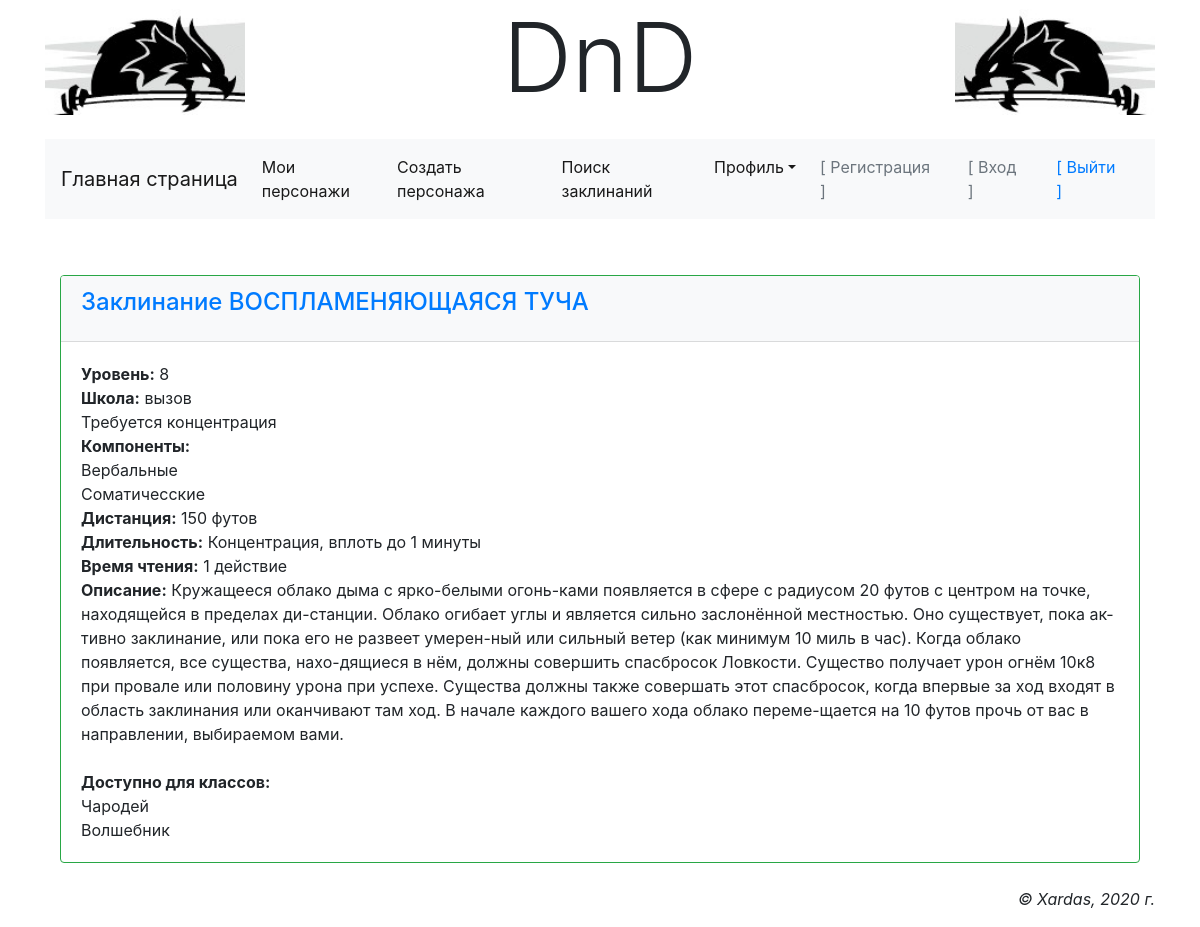
The app's page /main/accounts/profile/spell/34/ (signed in) with its own data.
### main/models.py (models this page shows, shortened)
class Spell(models.Model):
    SPELL_SCHOOL_CHOICES = (
        (0, 'неизвестная'),
        (1, 'воплощение'),
        (2, 'очарование'),
        (3, 'ограждение'),
        (4, 'иллюзия'),
        (5, 'вызов'),
        (6, 'некромантия'),
        (7, 'преобразование'),
        (8, 'прорицание'),
    )
    name = models.CharField(db_index=True, unique=True, null=False, max_length=64, verbose_name='Название заклинания')
    level = models.IntegerField(verbose_name='Уровень заклинания')
    school = models.IntegerField(choices=SPELL_SCHOOL_CHOICES, default=0, verbose_name='Школа заклинания')
    comp_is_verbal = models.BooleanField(default=False, verbose_name='Вербальные требования')
    comp_is_somatic = models.BooleanField(default=False, verbose_name='Соматичесские требования')
    comp_is_material = models.BooleanField(default=False, verbose_name='Материальные компоненты')
    components = models.CharField(max_length=2048 * 64, verbose_name='Компоненты заклинания')
    distance = models.CharField(max_length=1024 * 64, verbose_name='Дистанция заклинания')
    duration = models.CharField(max_length=1024 * 64, verbose_name='Длительность заклинания')
    cast_time = models.CharField(max_length=1024 * 64, verbose_name='Время сотворения заклинания')
    is_concentrate = models.BooleanField(default=False, verbose_name='Концентрация')
    is_ritual = models.BooleanField(default=False, verbose_name='Ритуал')
    description = models.TextField(null=False, verbose_name='Описание заклинания')
    gold = models.IntegerField(null=True, verbose_name='Золото')
    spell_classes = models.ManyToManyField(CharClasses, verbose_name='Класс персонажа')
    spells = SpellManager()
    objects = models.Manager()
    class Meta:
        ordering = ['name']

class CharClasses(models.Model):
    CLASS_CHOICES = (
        ('Варвар', "Варвар"),
        ('Бард', "Бард"),
        ('Жрец', "Жрец"),
        ('Друид', "Друид"),
        ('Воин', "Воин"),
        ('Монах', "Монах"),
        ('Паладин', "Паладин"),
        ('Следопыт', "Следопыт"),
        ('Плут', "Плут"),
        ('Чародей', "Чародей"),
        ('Колдун', "Колдун"),
        ('Волшебник', "Волшебник"),
    )
    name = models.CharField(db_index=True, choices=CLASS_CHOICES, unique=True, null=False, max_length=20,
                            verbose_name='Имя класса персонажа')
    caption = models.CharField(null=True, max_length=24, verbose_name='Caption класса')
    description = models.CharField(null=True, max_length=1024 * 64, verbose_name='Описание класса')
    char_classes = ClassManager()
    objects = models.Manager()

### main/views.py (the view)
# urls.py: path('accounts/profile/spell/<int:spell_id>/', view_spell, name='view_spell'),
@login_required
def view_spell(request, spell_id):
    spell = get_object_or_404(Spell, id=spell_id)
    context = {'spell': spell}
    return render(request, 'main/view_spell.html', context)

### main/templates/main/view_spell.html (shortened to what this page needs)
{% extends "layout/basic.html" %}
{% block content %}
{% include 'main/spell_content.html' %}
{% endblock %}

### main/templates/main/spell_content.html (shortened to what this page needs)
<div class="card border-success mt-5">
            <div class="card-header bg-light">
                <h4 class="card-title"><a href="{% url 'main:view_spell' spell.id %}">Заклинание {{ spell.name }}</a></h4>
            </div>
            <div class="card-body">
                <b>Уровень:</b> {{ spell.level }} <br>
                <b>Школа:</b>  {{ spell.get_school_display }} <br>
                {% if spell.is_concentrate %}Требуется концентрация<br>{% endif %}
                <b>Компоненты:</b><br>
                {% if spell.comp_is_verbal %}Вербальные<br>{% endif %}
                {% if spell.comp_is_somatic %}Соматичесские<br>{% endif %}
                <b>Дистанция:</b> {{ spell.distance }} <br>
                <b>Длительность:</b> {{ spell.duration }} <br>
                <b>Время чтения:</b> {{ spell.cast_time }} <br>
                <b>Описание:</b> {{ spell.description }} <br>
                <br><b>Доступно для классов:</b><br>
                {% for spc in spell.spell_classes.all %}
                    {{ spc.name }}<br>
                {% endfor %}
            </div>
</div>

### records on screen
Spell: name "ВОСПЛАМЕНЯЮЩАЯСЯ ТУЧА", level "8", school "вызов", distance "150 футов", duration "Концентрация, вплоть до 1 минуты", cast_time "1 действие", description "Кружащееся облако дыма с ярко-белыми огонь-ками появляется в сфере с радиусом 20 футов с центром на точке, находящейся в пределах ди-станции. Облако огибает углы и является сильно заслонённой местностью. Оно существует, пока ак-тивно заклинание, или пока его не развеет умерен-ный или сильный ветер (как минимум 10 миль в час). Когда облако появляется, все существа, нахо-дящиеся в нём, должны совершить спасбросок Ловкости. Существо получает урон огнём 10к8 при провале или половину урона при успехе. Существа должны также совершать этот спасбросок, когда впервые за ход входят в область заклинания или оканчивают там ход. В начале каждого вашего хода облако переме-щается на 10 футов прочь от вас…"
CharClasses: name "Чародей"
CharClasses: name "Волшебник"
